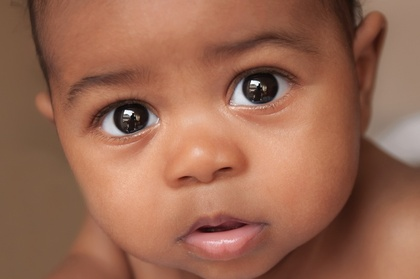
%> input picture Digital Image Processing/HW_3/baby2.jpg, 420 x 279 px, shrunk from 800 x 531 before the run
$ octave HW3_Q2_B.m   (GNU Octave 9; MATLAB toolbox functions it lacks are replaced by stand-ins)
%> lines starting %> are read from the running program, lines starting %| are printed output that depends on the picture
clc;
clear;
close all;

%%%%%%%%%
f = imread('baby2.jpg');
%> f is the input picture: size 279x420x3 uint8; mean R, G, B 154.3, 104.4, 82.4
f= rgb2gray(f);
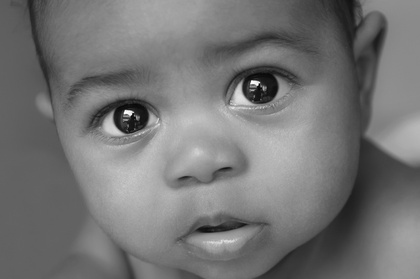
%> f: size 279x420 uint8; min 0, max 255, mean 116.8
f = im2double(f);
%> f: size 279x420 double
figure, imshow(f) , title('Oroginal Image');
[M,N] = size(f);
%> M = 279; N = 420
thr = .5;
%%%%%%%    error difusion
h_error = [0 0 7/16;3/16 5/16 1/16];

f_error = f;
for i=1 : M -2
    for j=2: N -2

        temp_1 = f_error(i:i+1 , j-1:j+1);
        temp_2 = f_error(i,j);

        if temp_2<= thr
            f_error(i,j) = 0;
        else
            f_error(i,j) = 1;
        end
        e = f_error(i,j) - temp_2;
        temp_3 = e.*h_error;
        f_error(i:i+1 , j-1:j+1) = f_error(i:i+1 , j-1:j+1) - temp_3;
    end
end
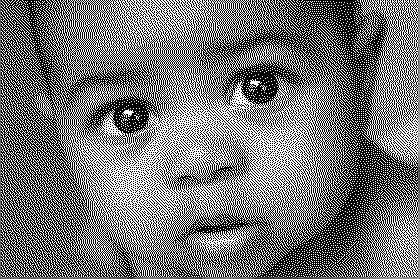
%> f_error: size 279x420 double; min 0, max 1, mean 0.458; mean of the top-left, top-right, bottom-left and bottom-right quarters 0.462, 0.434, 0.493, 0.443

figure, imshow(f_error) , title('Error Difusion')

%%%%%%%%%%  Dot Fussion Optimized Method

C_Mat = load('C_Matrix.txt');

f_dot= zeros(8*ceil(M/8),8*ceil(N/8));
f_dot(1:M,1:N) = f ;
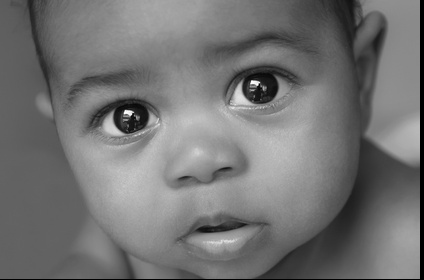
%> f_dot: size 280x424 double; min 0, max 1, mean 0.452
[M1 , N1] = size(f_dot);
%> M1 = 280; N1 = 424
temp_1 = zeros(10,10);
C_Mat_1 = zeros(10,10);
C_Mat_1(2:9,2:9) = C_Mat;
h_dot = zeros(3,3);
p=0;
for i=1:8: M1
    for j=1:8: N1
        p=p+1;
        temp_1(2:9,2:9)=f_dot(i:i+7,j:j+7);
        for k=1:64
            [row , col] = find(C_Mat_1 ==k);

            if temp_1(row,col) > thr
                e = 1 - temp_1(row,col);
                temp_1(row,col) = 1;
            else
                e = 0 - temp_1(row,col);
                temp_1(row,col) = 0;
            end

            temp_2 = temp_1(row-1:row+1 , col-1: col+1);
            temp_3 = C_Mat_1(row-1:row+1 , col-1: col+1);

            index_1 = find(temp_3 > k);           %%% indeices that greater than k
            if isempty(index_1) == 0
                index_1_e = index_1(mod(index_1,2)==0);
                index_1_o = index_1(mod(index_1,2)==1);
                h_dot(index_1_e) = 2;
                h_dot(index_1_o) = 1;

                index_2 = find(temp_3 <= k);   %%% indeices that greater than k
                h_dot(index_2) = 0;
                h_dot = (1/sum(h_dot(:))).*h_dot;
                temp_4 = temp_2 - e.*h_dot;
                temp_1(row-1:row+1 , col-1: col+1) = temp_4;
            end

        end
        f_dot(i:i+7,j:j+7) = temp_1(2:9,2:9);


    end
end
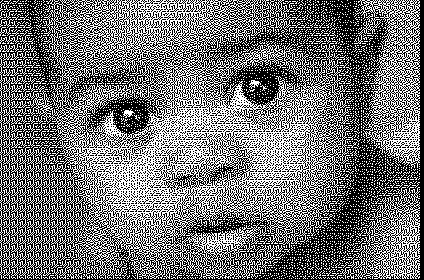
%> f_dot: size 280x424 double; values 0 (black) and 1 (white), 45.4% white in thin lines or dots
%> after the loop, e = -0.272; h_dot = [1 0 0; 0 0 0; 0 0 0]; index_1_o = 1; index_2 = [2; 3; 4; 5; 6; 7; 8; 9]; p = 1855; temp_4 = [0.172 0 0; 1 0 0; 1 0 0]
f_dot = f_dot(1:M,1:N);
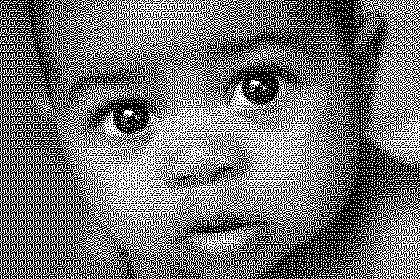
%> f_dot: size 279x420 double; values 0 (black) and 1 (white), 46% white in thin lines or dots
figure, imshow(f_dot),title('dot difussion new Method')

%%%%%%%%%%  Dot Fussion Knuth Method

C_Mat = load('C_Matrix.txt');
Knuth_Mat = load('Knuth_Mat.txt');

f_dot= zeros(8*ceil(M/8),8*ceil(N/8));
f_dot(1:M,1:N) = f ;
[M1 , N1] = size(f_dot);
temp_1 = zeros(10,10);
Knuth_Mat_1 = zeros(10,10);
Knuth_Mat_1(2:9,2:9) = Knuth_Mat;
h_dot = zeros(3,3);
p=0;
for i=1:8: M1
    for j=1:8: N1
        p=p+1;
        temp_1(2:9,2:9)=f_dot(i:i+7,j:j+7);
        for k=1:64
            [row , col] = find(Knuth_Mat_1 ==k);

            if temp_1(row,col) > thr
                e = 1 - temp_1(row,col);
                temp_1(row,col) = 1;
            else
                e = 0 - temp_1(row,col);
                temp_1(row,col) = 0;
            end

            temp_2 = temp_1(row-1:row+1 , col-1: col+1);
            temp_3 = Knuth_Mat_1(row-1:row+1 , col-1: col+1);

            index_1 = find(temp_3 > k);           %%% indeices that greater than k
            if isempty(index_1) == 0
                index_1_e = index_1(mod(index_1,2)==0);
                index_1_o = index_1(mod(index_1,2)==1);
                h_dot(index_1_e) = 2;
                h_dot(index_1_o) = 1;

                index_2 = find(temp_3 <= k);   %%% indeices that greater than k
                h_dot(index_2) = 0;
                h_dot = (1/sum(h_dot(:))).*h_dot;
                temp_4 = temp_2 - e.*h_dot;
                temp_1(row-1:row+1 , col-1: col+1) = temp_4;
            end

        end
        f_dot(i:i+7,j:j+7) = temp_1(2:9,2:9);


    end
end
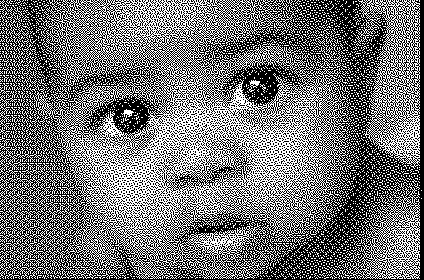
%> f_dot: size 280x424 double; values 0 (black) and 1 (white), 45.2% white in thin lines or dots
%> after the loop, e = -0.159; h_dot = [0 0 0; 1 0 0; 0 0 0]; index_1_e = 2; index_2 = [1; 3; 4; 5; 6; 7; 8; 9]; temp_4 = [0 0 1; 0.481 1 0; 1 0 1]
f_dot = f_dot(1:M,1:N);
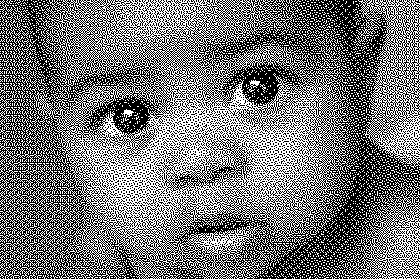
%> f_dot: size 279x420 double; values 0 (black) and 1 (white), 45.8% white in thin lines or dots
figure, imshow(f_dot),title('dot difussion Knuth Method')
